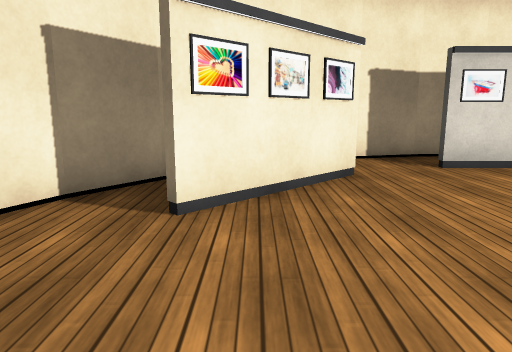
View 1 (above)

14 first-person views from a walk through a 3-D level made in the Unity game engine. The camera is 1.2 m above the floor, tilts 10° down and sees 70° across. The floor is counted in squares, 1 m on a side. Each view is taken from the middle of a square. On the plan, view 1 faces up. The plan holds only what a view shows up to about 15 squares ahead; the rest is blank. The player character is not drawn. Some surface patterns are stand-ins.

View 2
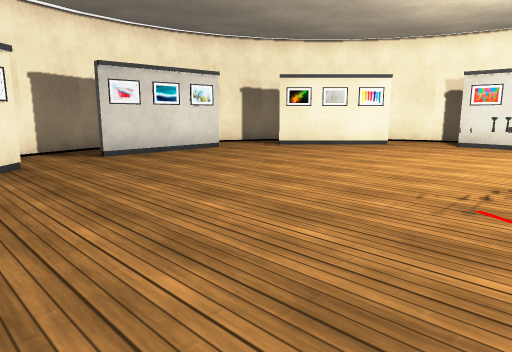

View 3
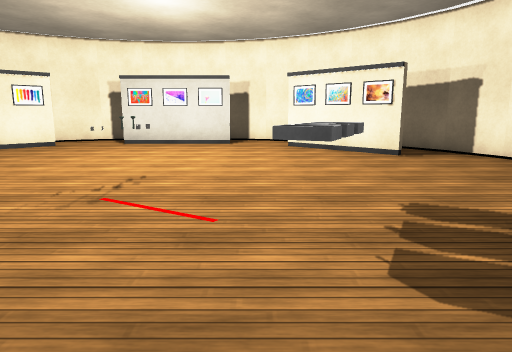

View 4
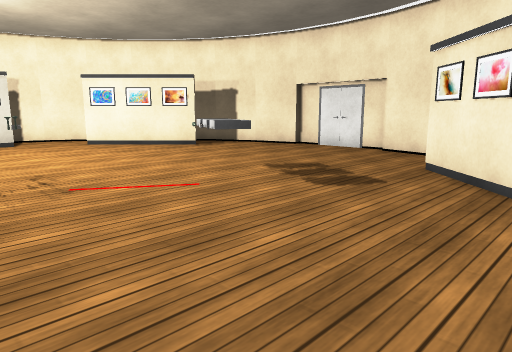

View 5
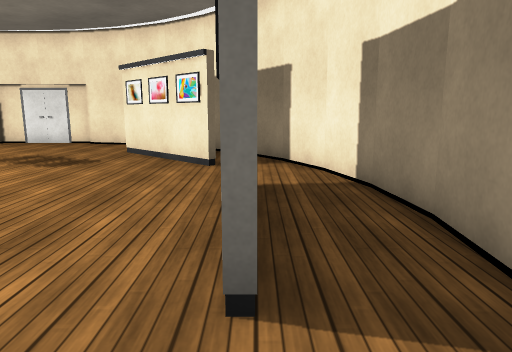

View 6
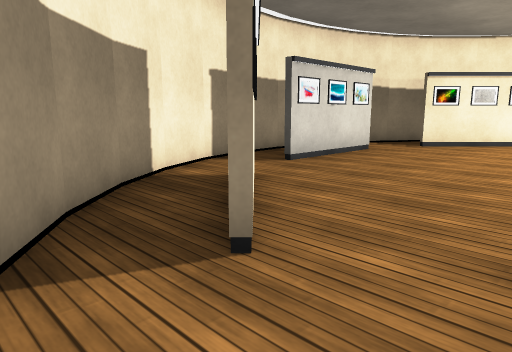

View 7
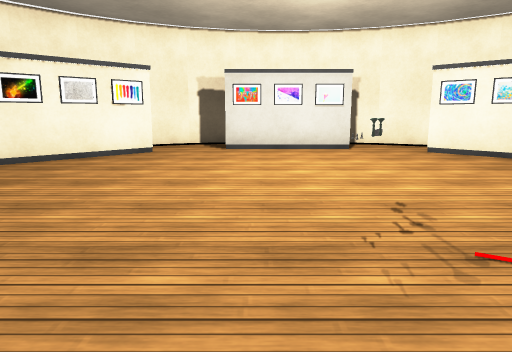

View 8
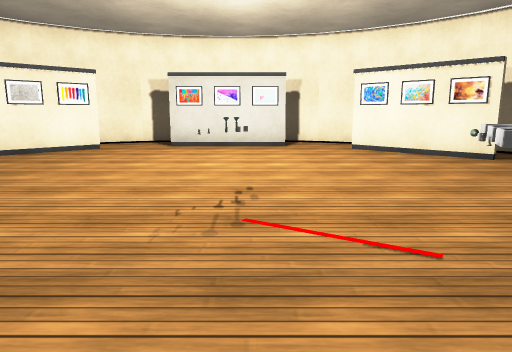

View 9
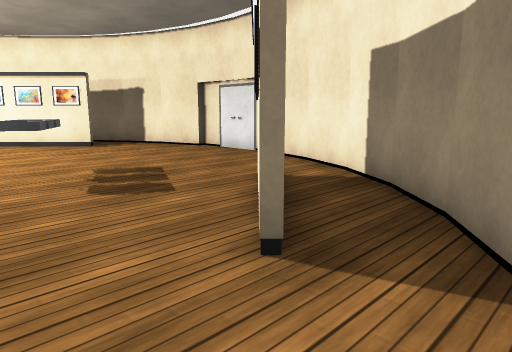

View 10
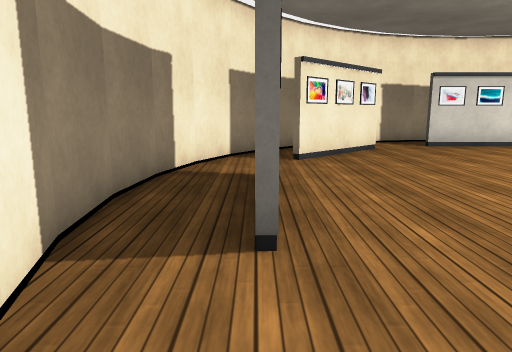

View 11
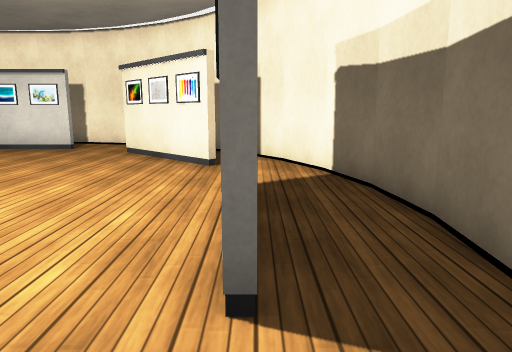

View 12
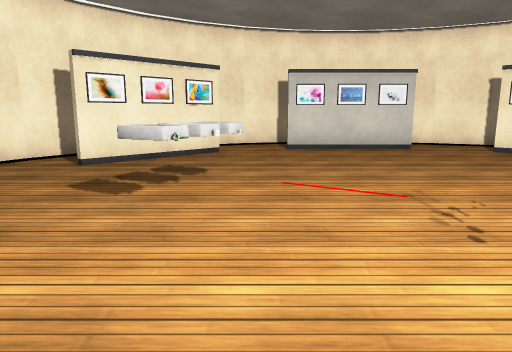

View 13
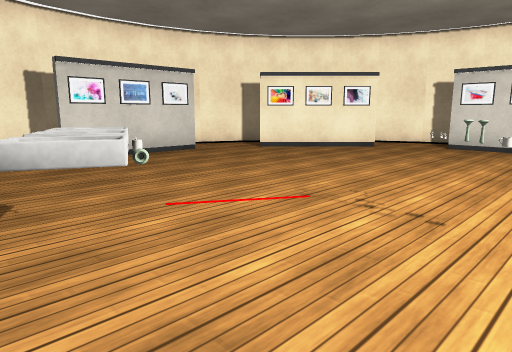

View 14
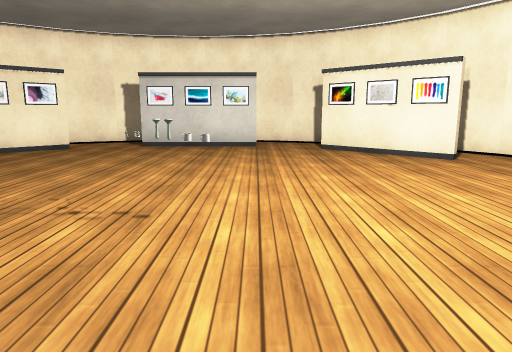

### Floor plan
Points are (right, up) in squares from view 1. A wall is a line through its corners. A room is listed if a view was taken in it or the views show most of it. See-through windows are left out.
Room 1 (views 1, 2, 3, 4, 5, 6, 7, 8, 9, 10, 11, 12, 13, 14)
walls: (-1, -4) (1.9, -7); (2, 7) (-0.9, 4.1); (10, -7) (12.9, -4.1); (13, 4) (10.1, 6.9); (11, 8.6) (9.3, 9.4); (14.6, -5) (15.4, -3.3); (-3.4, -3.3) (-2.6, -5); (9.3, -9.4) (11, -8.6); (-3.8, 1.8) (-4, -0.1); (12.2, 7.8) (11, 8.7); (7.9, 9.8) (6, 10); (-2.7, -4.9) (-1.7, -6.4); (10.9, -8.7) (12.3, -7.8); (14.7, 4.9) (14, 5.9); (2.6, 9.4) (0.9, 8.6); (9.4, 9.4) (7.7, 9.8); (15.4, 3.4) (14.6, 5.1); (-2.6, 5.1) (-3.4, 3.4); (0.9, -8.6) (2.6, -9.4); (-4, 0) (-3.8, -1.7); (-1.6, 6.5) (-2.7, 5); (6.1, 10) (4.2, 9.8); (-0.4, -7.7) (1, -8.7); (-3.9, -1.6) (-3.4, -3.4); (15.9, -1.6) (16, 0) (15.9, 1.7) (15.4, 3.5); (-3.4, 3.5) (-3.9, 1.7); (2.5, -9.4) (4.3, -9.9); (15.4, -3.5) (15.7, -2.2); (1, 8.7) (-0.5, 7.6); (4.3, 9.9) (2.5, 9.4); (7.7, -9.9) (9.5, -9.4); (4.4, -10.1) (7.8, -10.1)
objects: picture (-2, 0); other object (4, -4) to (4, -3); other object (5, -4); other object (5, -3); other object (6, -5); other object (6, -4); other object (6, 0); picture (6, 8); other object (7, -1); picture (14, 0)

Positions as (right, up) in squares from view 1, and headings:
1: (0, 0), facing up
2: (0, -2), facing up-right
3: (0, -3), facing right
4: (-1, 1), facing down-right
5: (-2, 4), facing down
6: (-3, 2), facing up-right
7: (2, 1), facing right
8: (1, -1), facing right
9: (-3, -2), facing down-right
10: (-2, -5), facing up
11: (14, -4), facing up
12: (10, -3), facing left
13: (8, -5), facing up-left
14: (8, -5), facing up
